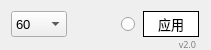
<?xml version="1.0" encoding="UTF-8"?>
<ui version="4.0">
 <class>dwrgFpsSetter</class>
 <widget class="QDialog" name="dwrgFpsSetter">
  <property name="geometry">
   <rect>
    <x>0</x>
    <y>0</y>
    <width>211</width>
    <height>50</height>
   </rect>
  </property>
  <property name="sizePolicy">
   <sizepolicy hsizetype="Fixed" vsizetype="Fixed">
    <horstretch>0</horstretch>
    <verstretch>0</verstretch>
   </sizepolicy>
  </property>
  <property name="font">
   <font>
    <family>Microsoft YaHei UI</family>
    <pointsize>10</pointsize>
   </font>
  </property>
  <property name="windowTitle">
   <string>第五帧率解锁</string>
  </property>
  <widget class="QComboBox" name="fpscombox">
   <property name="geometry">
    <rect>
     <x>11</x>
     <y>11</y>
     <width>56</width>
     <height>26</height>
    </rect>
   </property>
   <item>
    <property name="text">
     <string>60</string>
    </property>
   </item>
   <item>
    <property name="text">
     <string>75</string>
    </property>
   </item>
   <item>
    <property name="text">
     <string>120</string>
    </property>
   </item>
   <item>
    <property name="text">
     <string>144</string>
    </property>
   </item>
   <item>
    <property name="text">
     <string>165</string>
    </property>
   </item>
   <item>
    <property name="text">
     <string>240</string>
    </property>
   </item>
   <item>
    <property name="text">
     <string/>
    </property>
   </item>
  </widget>
  <widget class="QRadioButton" name="autoappradio">
   <property name="geometry">
    <rect>
     <x>121</x>
     <y>16</y>
     <width>18</width>
     <height>16</height>
    </rect>
   </property>
   <property name="toolTip">
    <string>&lt;html&gt;&lt;head/&gt;&lt;body&gt;&lt;p&gt;下次启动时自动应用&lt;/p&gt;&lt;/body&gt;&lt;/html&gt;</string>
   </property>
   <property name="text">
    <string/>
   </property>
  </widget>
  <widget class="QPushButton" name="applybutton">
   <property name="geometry">
    <rect>
     <x>143</x>
     <y>11</y>
     <width>56</width>
     <height>26</height>
    </rect>
   </property>
   <property name="styleSheet">
    <string notr="true">
     QPushButton {
    border: 1px solid;
	background-color:#ffffff
}

QPushButton:hover {

	background-color:#cccccc
}

QPushButton::pressed
{
	border: none;
	background-color: #999999;
}
</string>
   </property>
   <property name="text">
    <string>应用</string>
   </property>
  </widget>
  <widget class="QPushButton" name="curframerate">
   <property name="geometry">
    <rect>
     <x>77</x>
     <y>11</y>
     <width>34</width>
     <height>26</height>
    </rect>
   </property>
   <property name="toolTip">
    <string>&lt;html&gt;&lt;head/&gt;&lt;body&gt;&lt;p&gt;实时帧率&lt;/p&gt;&lt;/body&gt;&lt;/html&gt;</string>
   </property>
   <property name="styleSheet">
    <string notr="true">.QPushButton{border: none; background: transparent;}</string>
   </property>
   <property name="text">
    <string/>
   </property>
  </widget>
  <widget class="QLabel" name="version">
   <property name="geometry">
    <rect>
     <x>164</x>
     <y>38</y>
     <width>32</width>
     <height>20</height>
    </rect>
   </property>
   <property name="font">
    <font>
     <family>Microsoft YaHei</family>
     <pointsize>7</pointsize>
    </font>
   </property>
   <property name="styleSheet">
    <string notr="true">color:grey</string>
   </property>
   <property name="text">
    <string>v2.0</string>
   </property>
   <property name="alignment">
    <set>Qt::AlignRight|Qt::AlignTop|Qt::AlignTrailing</set>
   </property>
  </widget>
 </widget>
 <resources/>
 <connections/>
</ui>
